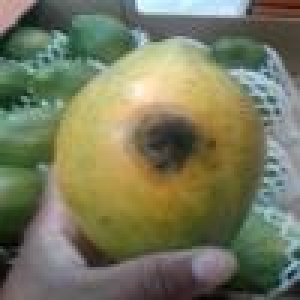
#> input picture Augmentation/Raw DataSet/Diseased/TR000016-1.jpg, 100 x 100 px, found by its file name (shown 3 times larger); its folder holds only this picture in this run
$ jupyter execute --allow-errors 'Augmentation Code.ipynb'
#> lines starting #> are read from the running program, lines starting #| are printed output that depends on the picture
## Splitting data into train test split before-hand to avoild Data Leakage

- Here data was splitted before augmentation to avoid data leakage

[cell 1]
import cv2 as cv
import os
import random

src_path = '.\\Raw DataSet\\Diseased'

train_dst = '.\\Augumented DataSet\\Train\\Diseased'
test_dst  = '.\\Augumented DataSet\\Test\\Diseased'

os.makedirs(train_dst, exist_ok=True)
os.makedirs(test_dst, exist_ok=True)

def save_image(img, prefix, filename, dst_path):
    """Save an augmented image to the destination folder."""
    cv.imwrite(os.path.join(dst_path, prefix + filename), img)

def augment_and_save(file_name, dst_path):
#> called with file_name = 'TR000016-1.jpg', dst_path = '.\\Augumented DataSet\\Test\\Diseased'
    full_path = os.path.join(src_path, file_name)
    img = cv.imread(full_path)
#> img is the input picture: shape (100, 100, 3); mean B, G, R 93.8, 120.6, 118.8
    if img is None:
        return

    save_image(img, 'a0_', file_name, dst_path)

    # Flips: horizontal, vertical, both
    save_image(cv.flip(img, 1),  'a1_', file_name, dst_path)
#> call 2 of save_image, with prefix = 'a1_', filename = 'TR000016-1.jpg', dst_path = '.\\Augumented DataSet\\Test\\Diseased'
#> in save_image (call 2), `cv.imwrite(os.path.join(dst_path, prefix + filename), img)`:
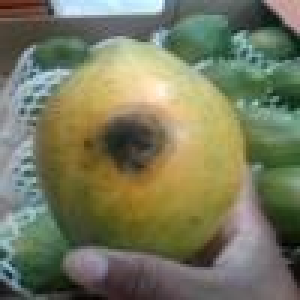
#> saved as a1_TR000016-1.jpg: shape (100, 100, 3) (shown 3 times larger); mean B, G, R 93.8, 120.6, 118.8
    save_image(cv.flip(img, 0),  'a2_', file_name, dst_path)
#> call 3 of save_image, with prefix = 'a2_', filename = 'TR000016-1.jpg', dst_path = '.\\Augumented DataSet\\Test\\Diseased'
#> in save_image (call 3), `cv.imwrite(os.path.join(dst_path, prefix + filename), img)`:
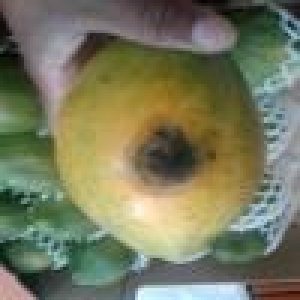
#> saved as a2_TR000016-1.jpg: shape (100, 100, 3) (shown 3 times larger); mean B, G, R 93.8, 120.6, 118.8
    save_image(cv.flip(img, -1), 'a3_', file_name, dst_path)
#> call 4 of save_image, with prefix = 'a3_', filename = 'TR000016-1.jpg', dst_path = '.\\Augumented DataSet\\Test\\Diseased'
#> in save_image (call 4), `cv.imwrite(os.path.join(dst_path, prefix + filename), img)`:
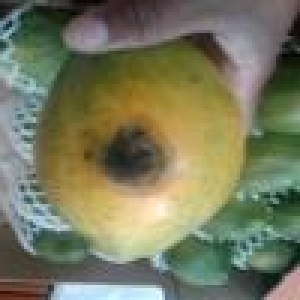
#> saved as a3_TR000016-1.jpg: shape (100, 100, 3) (shown 3 times larger); mean B, G, R 93.8, 120.6, 118.8

    # Rotations: 90 CW, 180, 90 CCW
    save_image(cv.rotate(img, cv.ROTATE_90_CLOCKWISE),        'r1_', file_name, dst_path)
#> in save_image (call 5), `cv.imwrite(os.path.join(dst_path, prefix + filename), img)`:
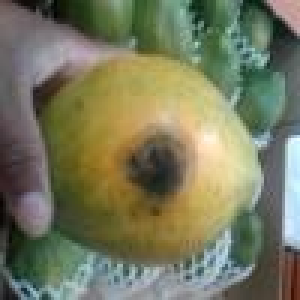
#> saved as r1_TR000016-1.jpg: shape (100, 100, 3) (shown 3 times larger); mean B, G, R 93.8, 120.6, 118.8
    save_image(cv.rotate(img, cv.ROTATE_180),                 'r2_', file_name, dst_path)
    save_image(cv.rotate(img, cv.ROTATE_90_COUNTERCLOCKWISE), 'r3_', file_name, dst_path)
#> in save_image (call 7), `cv.imwrite(os.path.join(dst_path, prefix + filename), img)`:
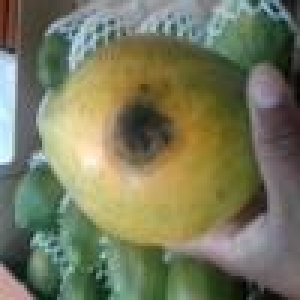
#> saved as r3_TR000016-1.jpg: shape (100, 100, 3) (shown 3 times larger); mean B, G, R 93.8, 120.6, 118.8

# spliting ORIGINAL filenames before any augmentation
all_files = [f for f in os.listdir(src_path) if os.path.isfile(os.path.join(src_path, f))]

random.seed(42)
random.shuffle(all_files)

split_idx = int(0.8 * len(all_files))   # 80% - 20% split
train_files = all_files[:split_idx]
test_files  = all_files[split_idx:]

print(f'Total originals: {len(all_files)} -> Train: {len(train_files)}, Test: {len(test_files)}')


for file_name in train_files:
    augment_and_save(file_name, train_dst)

for file_name in test_files:
    augment_and_save(file_name, test_dst)

print('Augmentation with leak-free split successful')

$ run again, on Augmentation/Raw DataSet/Diseased/TR002700-1.jpg
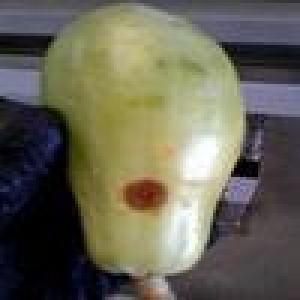
#> input picture Augmentation/Raw DataSet/Diseased/TR002700-1.jpg, 100 x 100 px, found by its file name (shown 3 times larger)
#> in augment_and_save, img is the input picture: shape (100, 100, 3); mean B, G, R 84.7, 100.3, 103.1
#> in save_image (call 5), `cv.imwrite(os.path.join(dst_path, prefix + filename), img)`:
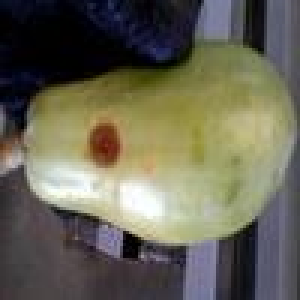
#> saved as r1_TR002700-1.jpg: shape (100, 100, 3) (shown 3 times larger); mean B, G, R 84.7, 100.3, 103.1
#> in save_image (call 7), `cv.imwrite(os.path.join(dst_path, prefix + filename), img)`:
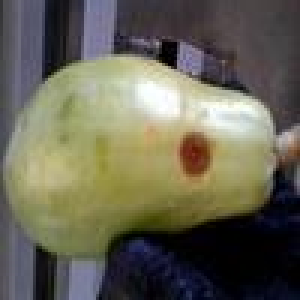
#> saved as r3_TR002700-1.jpg: shape (100, 100, 3) (shown 3 times larger); mean B, G, R 84.7, 100.3, 103.1

$ run again, on Augmentation/Raw DataSet/Diseased/TR011556-1-1-1-1-1.jpg
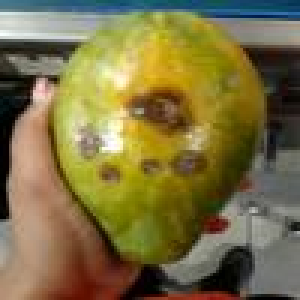
#> input picture Augmentation/Raw DataSet/Diseased/TR011556-1-1-1-1-1.jpg, 100 x 100 px, found by its file name (shown 3 times larger)
#> in augment_and_save, img is the input picture: shape (100, 100, 3); mean B, G, R 66.7, 112.5, 124.3
#> in save_image (call 5), `cv.imwrite(os.path.join(dst_path, prefix + filename), img)`:
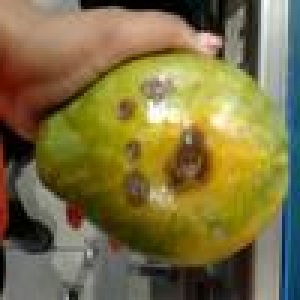
#> saved as r1_TR011556-1-1-1-1-1.jpg: shape (100, 100, 3) (shown 3 times larger); mean B, G, R 66.7, 112.5, 124.3
#> in save_image (call 7), `cv.imwrite(os.path.join(dst_path, prefix + filename), img)`:
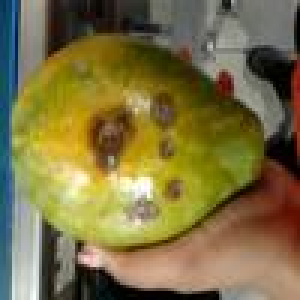
#> saved as r3_TR011556-1-1-1-1-1.jpg: shape (100, 100, 3) (shown 3 times larger); mean B, G, R 66.7, 112.5, 124.3

$ run again, on Augmentation/Raw DataSet/Diseased/TR011584-1.jpg
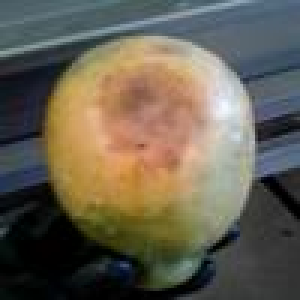
#> input picture Augmentation/Raw DataSet/Diseased/TR011584-1.jpg, 100 x 100 px, found by its file name (shown 3 times larger)
#> in augment_and_save, img is the input picture: shape (100, 100, 3); mean B, G, R 81.4, 95.9, 102.6
#> in save_image (call 5), `cv.imwrite(os.path.join(dst_path, prefix + filename), img)`:
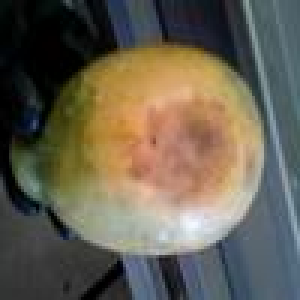
#> saved as r1_TR011584-1.jpg: shape (100, 100, 3) (shown 3 times larger); mean B, G, R 81.4, 95.9, 102.6
#> in save_image (call 7), `cv.imwrite(os.path.join(dst_path, prefix + filename), img)`:
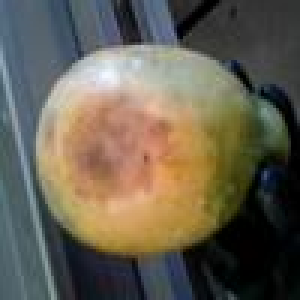
#> saved as r3_TR011584-1.jpg: shape (100, 100, 3) (shown 3 times larger); mean B, G, R 81.4, 95.9, 102.6
